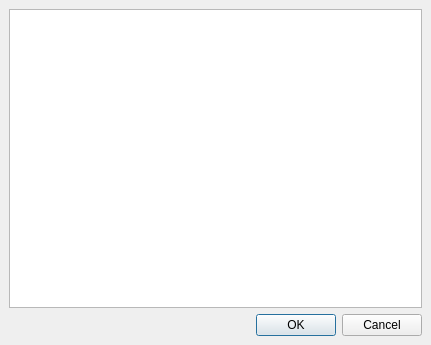
<?xml version="1.0" encoding="UTF-8"?>
<ui version="4.0">
 <class>MainWindow</class>
 <widget class="QMainWindow" name="MainWindow">
  <property name="geometry">
   <rect>
    <x>0</x>
    <y>0</y>
    <width>431</width>
    <height>345</height>
   </rect>
  </property>
  <property name="windowTitle">
   <string>MainWindow</string>
  </property>
  <widget class="QWidget" name="centralwidget">
   <layout class="QVBoxLayout" name="verticalLayout">
    <item>
     <widget class="QListView" name="listView"/>
    </item>
    <item>
     <widget class="QDialogButtonBox" name="buttonBox">
      <property name="standardButtons">
       <set>QDialogButtonBox::Cancel|QDialogButtonBox::Ok</set>
      </property>
     </widget>
    </item>
   </layout>
  </widget>
  <widget class="QMenuBar" name="menubar">
   <property name="geometry">
    <rect>
     <x>0</x>
     <y>0</y>
     <width>431</width>
     <height>22</height>
    </rect>
   </property>
  </widget>
 </widget>
 <resources/>
 <connections/>
</ui>
